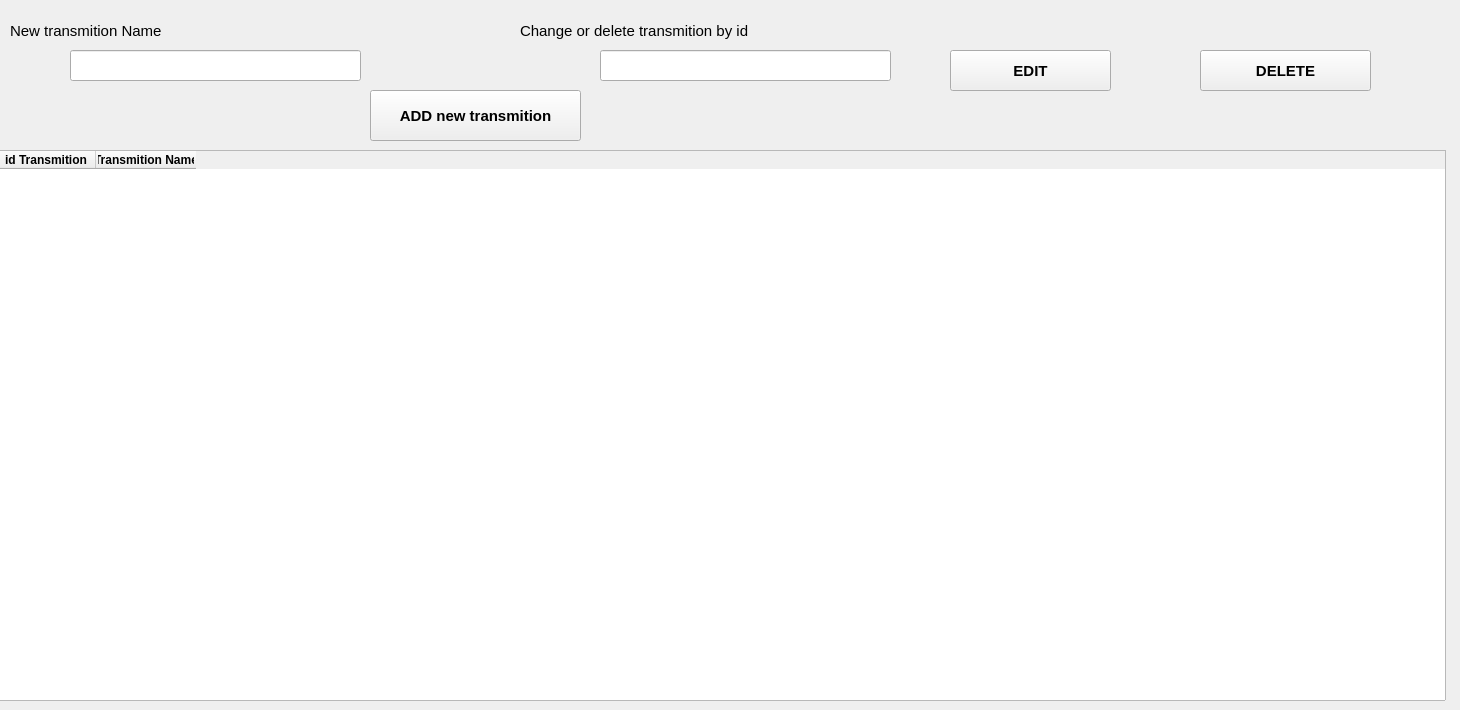
      <widget class="QWidget" name="tab_10">
       <attribute name="title">
        <string>Transmition</string>
       </attribute>
       <widget class="QLabel" name="label_38">
        <property name="geometry">
         <rect>
          <x>10</x>
          <y>20</y>
          <width>251</width>
          <height>21</height>
         </rect>
        </property>
        <property name="font">
         <font>
          <pointsize>11</pointsize>
         </font>
        </property>
        <property name="text">
         <string>New transmition Name</string>
        </property>
       </widget>
       <widget class="QLineEdit" name="transmitionid">
        <property name="geometry">
         <rect>
          <x>600</x>
          <y>50</y>
          <width>291</width>
          <height>31</height>
         </rect>
        </property>
       </widget>
       <widget class="QPushButton" name="editt">
        <property name="geometry">
         <rect>
          <x>950</x>
          <y>50</y>
          <width>161</width>
          <height>41</height>
         </rect>
        </property>
        <property name="font">
         <font>
          <pointsize>11</pointsize>
          <weight>75</weight>
          <bold>true</bold>
         </font>
        </property>
        <property name="text">
         <string>EDIT</string>
        </property>
       </widget>
       <widget class="QPushButton" name="addt">
        <property name="geometry">
         <rect>
          <x>370</x>
          <y>90</y>
          <width>211</width>
          <height>51</height>
         </rect>
        </property>
        <property name="font">
         <font>
          <pointsize>11</pointsize>
          <weight>75</weight>
          <bold>true</bold>
         </font>
        </property>
        <property name="text">
         <string>ADD new transmition</string>
        </property>
       </widget>
       <widget class="QPushButton" name="delt">
        <property name="geometry">
         <rect>
          <x>1200</x>
          <y>50</y>
          <width>171</width>
          <height>41</height>
         </rect>
        </property>
        <property name="font">
         <font>
          <pointsize>11</pointsize>
          <weight>75</weight>
          <bold>true</bold>
         </font>
        </property>
        <property name="text">
         <string>DELETE</string>
        </property>
       </widget>
       <widget class="QLineEdit" name="transmition">
        <property name="geometry">
         <rect>
          <x>70</x>
          <y>50</y>
          <width>291</width>
          <height>31</height>
         </rect>
        </property>
       </widget>
       <widget class="QTableWidget" name="tableWidget_7">
        <property name="geometry">
         <rect>
          <x>-5</x>
          <y>150</y>
          <width>1451</width>
          <height>551</height>
         </rect>
        </property>
        <property name="minimumSize">
         <size>
          <width>20</width>
          <height>0</height>
         </size>
        </property>
        <property name="font">
         <font>
          <weight>75</weight>
          <bold>true</bold>
         </font>
        </property>
        <property name="sizeAdjustPolicy">
         <enum>QAbstractScrollArea::AdjustToContents</enum>
        </property>
        <property name="autoScrollMargin">
         <number>20</number>
        </property>
        <attribute name="horizontalHeaderMinimumSectionSize">
         <number>60</number>
        </attribute>
        <attribute name="verticalHeaderVisible">
         <bool>false</bool>
        </attribute>
        <attribute name="verticalHeaderDefaultSectionSize">
         <number>40</number>
        </attribute>
        <column>
         <property name="text">
          <string>id Transmition</string>
         </property>
        </column>
        <column>
         <property name="text">
          <string>Transmition Name</string>
         </property>
        </column>
       </widget>
       <widget class="QLabel" name="label_39">
        <property name="geometry">
         <rect>
          <x>520</x>
          <y>20</y>
          <width>361</width>
          <height>21</height>
         </rect>
        </property>
        <property name="font">
         <font>
          <pointsize>11</pointsize>
         </font>
        </property>
        <property name="text">
         <string>Change or delete transmition by id</string>
        </property>
       </widget>
      </widget>
